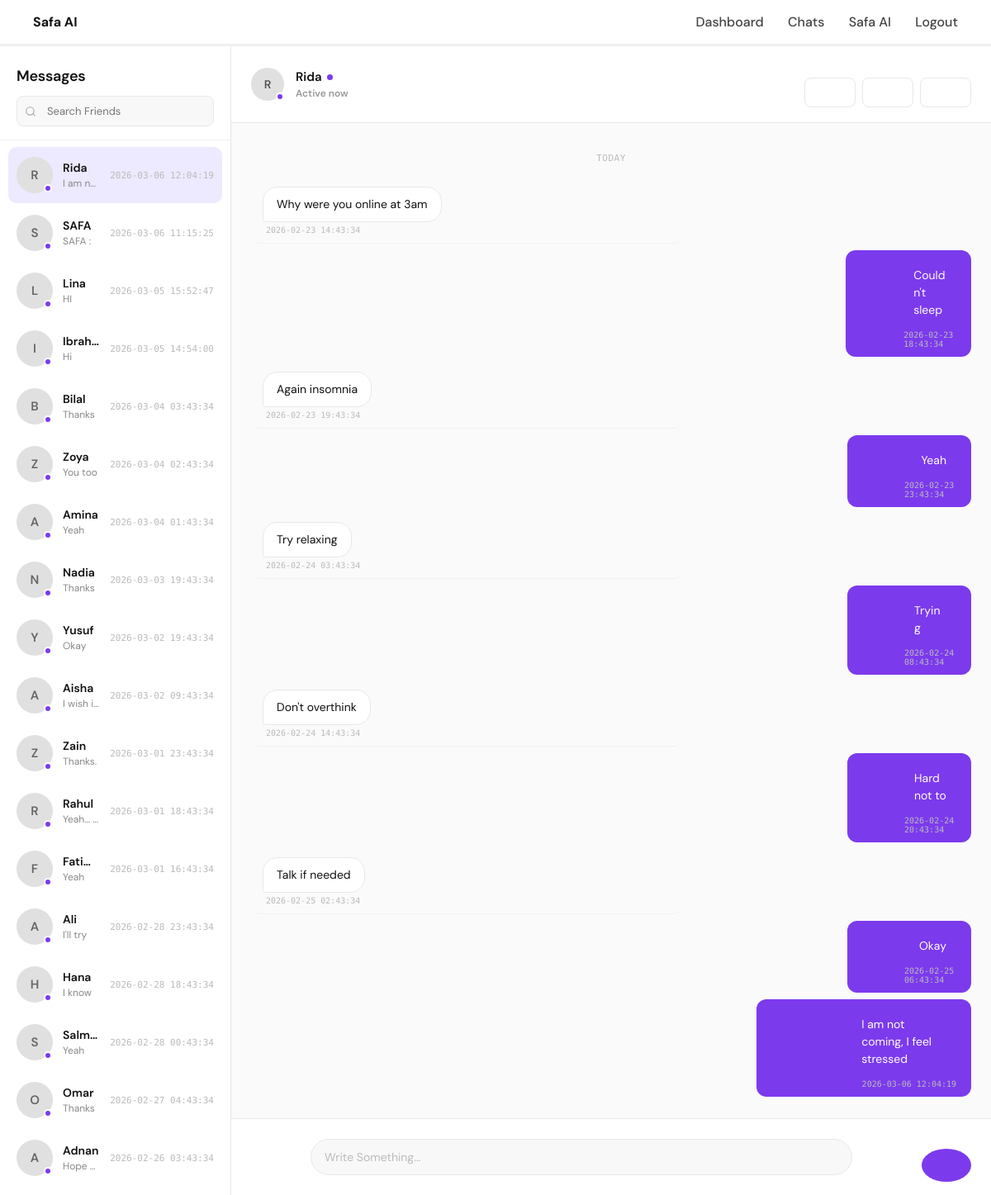
Before: /chats?contact=Rida (signed in) with the older database file.
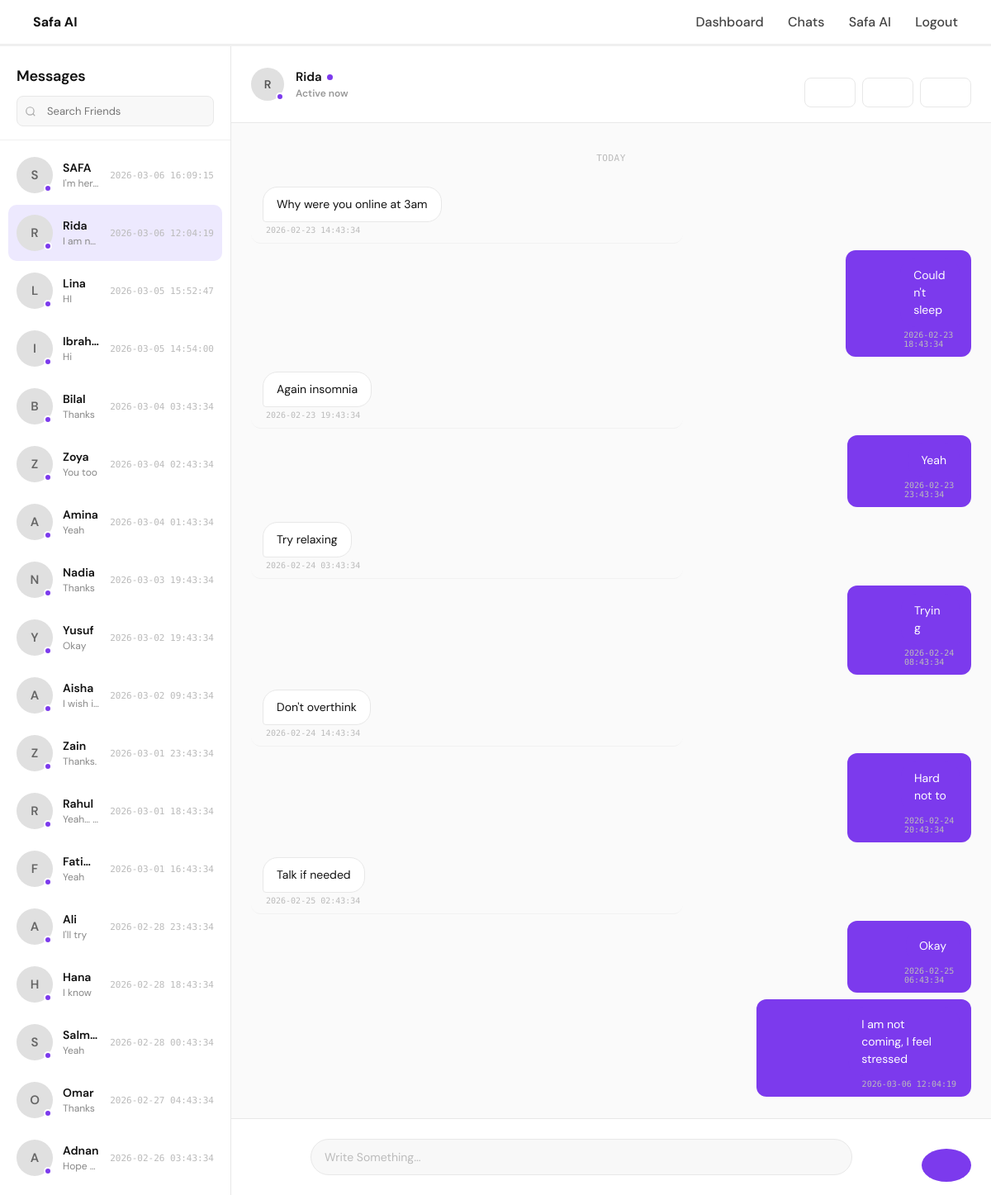
After: the same page with the newer database file.
### tables this page shows
CREATE TABLE ai_chat (
    id INTEGER PRIMARY KEY AUTOINCREMENT,
    user_id INTEGER,
    contact_name TEXT,
    sender TEXT,
    message TEXT,
    timestamp DATETIME DEFAULT CURRENT_TIMESTAMP
);

### app.py (the view, shortened to what this page needs)
@app.route("/chats", methods=["GET", "POST"])
def chats():
    if "user_id" not in session:
        return redirect(url_for("login"))
    import sqlite3
    from datetime import datetime
    import pytz
    import random
    conn = sqlite3.connect("database.db")
    cursor = conn.cursor()
    ist = pytz.timezone("Asia/Kolkata")
    contact = request.args.get("contact")
    chats = []
    contacts_list = []
    cursor.execute("""
        SELECT contact_name, message, timestamp
        FROM ai_chat
        WHERE user_id = ?
        ORDER BY timestamp DESC
    """, (session["user_id"],))
    rows = cursor.fetchall()
    contacts = {}
    for name, message, timestamp in rows:
        if name not in contacts:
            contacts[name] = {
                "last_message": message,
                "timestamp": timestamp
            }
    contacts_list = [
        (name, data["last_message"], data["timestamp"])
        for name, data in contacts.items()
    ]
    if contact:
        cursor.execute("""
            SELECT contact_name, sender, message, timestamp
            FROM ai_chat
            WHERE user_id = ? AND contact_name = ?
            ORDER BY timestamp ASC
        """, (session["user_id"], contact))
        chats = cursor.fetchall()
    conn.close()
    return render_template(
        "chats.html",
        contacts=contacts_list,
        chats=chats,
        selected_contact=contact
    )

### templates/chats.html (shortened to what this page needs)
{% extends "base.html" %}
{% block content %}
<div class="chat-container">
    <div class="contact-list">
        <div class="contact-list-header">
            <h2>Messages</h2>
            <div class="contact-search">
                <input type="text" placeholder="Search Friends">
            </div>
        </div>
        <div class="contact-scroll">
            {% for name, last_message, timestamp in contacts %}
            <a href="/chats?contact={{ name }}" class="contact-item {% if name == selected_contact %}active{% endif %}">
                <div class="contact-avatar">
                    {{ name[0] }}
                    <span class="status-dot online"></span>
                </div>
                <div class="contact-info">
                    <div class="contact-name">{{ name }}</div>
                    <div class="contact-preview">{{ last_message }}</div>
                </div>
                <div class="contact-meta">
                    <span class="contact-time">{{ timestamp }}</span>
                </div>
            </a>
            {% endfor %}
        </div>
    </div>
    <div class="chat-window">
        {% if selected_contact %}
        <div class="chat-header">
            <div class="chat-header-avatar">
                {{ selected_contact[0] }}
                <span class="status-dot"></span>
            </div>
            <div class="chat-header-info">
                <div class="chat-header-name">{{ selected_contact }}</div>
                <div class="chat-header-status">Active now</div>
            </div>
            <div class="chat-header-actions">
                <button class="header-btn" type="button" title="Search">
                </button>
                <button class="header-btn" type="button" title="Favorites">
                </button>
                <button class="header-btn" type="button" title="More">
                </button>
            </div>
        </div>
        <div class="messages" id="messageList">
            <div class="date-divider">Today</div>
            {% for contact_name, sender, message, timestamp in chats %}
            <div class="message {{ sender }}">
                <div class="msg-bubble-wrap">
                    <div class="msg-text">{{ message }}</div>
                    <div class="msg-time">{{ timestamp }}</div>
                </div>
            </div>
            {% endfor %}
        </div>
        <form method="POST" class="chat-input-area" id="chatForm">
            <div class="input-actions">
                <button type="button" class="input-btn" title="Attach">
                </button>
            </div>
            <input type="text" name="message" placeholder="Write Something..." required autocomplete="off">
            <div class="input-actions">
                <button type="button" class="input-btn" title="Emoji">
                </button>
            </div>
                <button type="submit" class="send-btn" title="Send">
                </button>
        </form>
        {% endif %}
    </div>
</div>
{% endblock %}

### templates/base.html (shortened to what this page needs)
<!DOCTYPE html>
<html>
<head>
<link rel="stylesheet" href="{{ url_for('static', filename='style.css') }}">
</head>
<body>
<div class="navbar">
<div class="logo">
<b>Safa AI</b>
</div>
<div class="nav-links">
<a href="/dashboard">Dashboard</a>
<a href="/chats">Chats</a>
<a href="/safa_ai">Safa AI</a>
<a href="/logout">Logout</a>
</div>
</div>
{% block content %}
{% endblock %}
</body>
</html>

### static/style.css (style rules this page uses)
:root { --violet:#7c3aed; --violet-light:#ede9fe; --bg:#f7f5ff; --text:#2c2c2c; }
body { margin:0; font-family:Segoe UI, Arial, sans-serif; background:#ffffff; color:var(--text); }
.navbar { display:flex; justify-content:space-between; align-items:center; padding:16px 40px; background:white; border-bottom:1px solid #eee; }
.nav-links a { margin-left:25px; text-decoration:none; color:#444; font-weight:500; }
button { margin-top:20px; padding:12px 30px; border:none; background:var(--violet); color:white; border-radius:10px; font-size:14px; cursor:pointer; transition:0.3s; font-weight:500; }
.contact { padding:15px 18px; cursor:pointer; border-bottom:1px solid #f1f1f1; transition:0.2s; }
.contact-name { font-weight:500; }
.chat-header { padding:18px; border-bottom:1px solid #eee; font-weight:600; color:#7c3aed; }
.message { max-width:60%; padding:10px 14px; border-radius:12px; font-size:14px; }
.message.user { align-self:flex-end; background:#7c3aed; color:white; }
.user { background:#ede9fe; margin-left:auto; }

Changed rows visible on the page:
no longer on this page (row unchanged): ai_chat: contact_name "S", contact_name "SAFA", message "SAFA :", timestamp "2026-03-06 11:15:25", shown under "Messages"
added ai_chat: contact_name "S", contact_name "SAFA", message "I'm her…", timestamp "2026-03-06 16:09:15", shown under "Messages"
